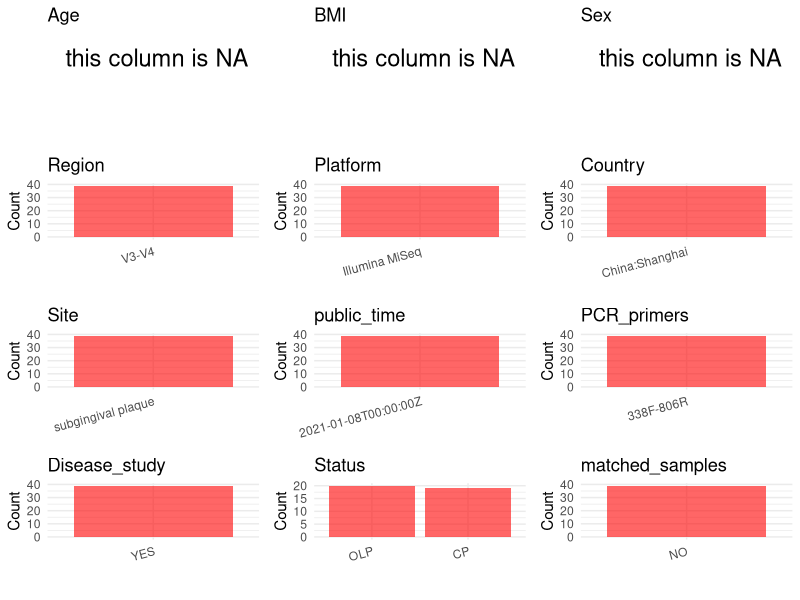

Write R code to recreate this figure. (Note: this script raises an error after producing the figure.)
## ---- chunk 1
# Load necessary libraries
library(dplyr)
library(ggplot2)
library(cowplot)
library(stringr)
# Set working directory (update this path to your local directory)
setwd("/Users/dongbiao/Documents/oral/PRJNA690677/")

# Read the initial metadata files
initial_meta <- read.csv("SraRunTable.csv",header = T)

head(initial_meta)
## ---- chunk 2
# Create a uniform metadata dataframe
sites <- str_extract(initial_meta$sample_type, "saliva|Plaque")
sites[sites == "Plaque"] <- "dental plaque"
metadata <- data.frame(
  BioProject = initial_meta$BioProject,
  Run = initial_meta$Run,
  sample_name = initial_meta$`Sample.Name`,
  Age = NA,
  BMI = NA,
  Sex=NA,
  Region = "V3-V4",
  Platform = initial_meta$Instrument,
  Country = initial_meta$geo_loc_name,
  Site = "subgingival plaque",
  public_time = initial_meta$ReleaseDate,
  stringsAsFactors = FALSE
)
## ---- chunk 3
# Add information obtained from the publication
metadata$PCR_primers <- "338F-806R"
metadata$title <- "Comparative Analyses of the Subgingival Microbiome in Chronic Periodontitis Patients with and without Gingival Erosive Oral Lichen Planus Based on 16S rRNA Gene Sequencing"
metadata$Disease_study <- "YES"

# Assign disease status based on sample_name patterns
metadata$Status <- gsub("[0-9]", "", initial_meta$Sample.Name)

# Create matched_samples column
metadata$matched_samples <- "NO"

# Check initial data distribution
cat("Initial sample distribution:\n")
table(metadata$sample_name)
table(metadata$Site)
## ---- chunk 4
# Check the number of unique runs and sample names
print(paste("Number of unique runs:", length(unique(metadata$Run))))
print(paste("Number of unique sample names:", length(unique(metadata$sample_name))))
## ---- chunk 5
# Select columns for visualization
plot_data <- metadata %>%
  select(-BioProject, -Run, -sample_name, -title)

# Function to create simple plots for each column
create_simple_plots <- function(data) {
  plots <- list()
  
  for (col in colnames(data)) {
    # Check if the column is all NA
    if (all(is.na(data[[col]]))) {
      # Create an empty plot with text indicating all NA
      p <- ggplot() +
        annotate("text", x = 0.5, y = 0.5, label = "this column is NA", size = 6) +
        labs(title = col) +
        theme_void()
    } else if (is.numeric(data[[col]])) {
      # Numeric variable: histogram
      p <- ggplot(data, aes(x = .data[[col]])) +
        geom_histogram(fill = "blue", alpha = 0.6, bins = 20, na.rm = TRUE) +
        labs(title = col) +
        theme_minimal()
    } else {
      # Categorical variable: bar plot (remove NA values)
      count_data <- as.data.frame(table(data[[col]], useNA = "ifany"))
      p <- ggplot(count_data, aes(x = reorder(Var1, -Freq), y = Freq)) +
        geom_col(fill = "red", alpha = 0.6) +
        labs(title = col, x = NULL, y = "Count") +
        theme_minimal() +
        theme(axis.text.x = element_text(angle = 15, hjust = 1))
    }
    plots[[col]] <- p
  }
  
  return(plots)
}

# Generate and arrange plots
plots <- create_simple_plots(plot_data)
p<-plot_grid(plots$Age, 
          plots$BMI, 
          plots$Sex, 
          plots$Region, 
          plots$Platform, 
          plots$Country, 
          plots$Site,
          plots$public_time, 
          plots$PCR_primers,
          plots$Disease_study,
          plots$Status,
          plots$matched_samples,# add 
          ncol = 3, align = "hv", axis = "lb")
ggsave("Metadata_Summary.png", plot = p, width = 8, height = 6, dpi = 150)
## ---- chunk 6
knitr::include_graphics("Metadata_Summary.png")
## ---- chunk 7
# Reorder columns to match the desired format
metadata <- metadata[, c(
  "BioProject", "Run", "sample_name", "Age", "BMI", "Sex", 
  "Region", "Platform", "Country", "Site", "public_time", 
  "PCR_primers", "title", "Disease_study", "Status","matched_samples"
)]

# Export the uniform metadata to a CSV file
write.csv(metadata, file = "metadata.csv", quote = FALSE)
head(metadata)
